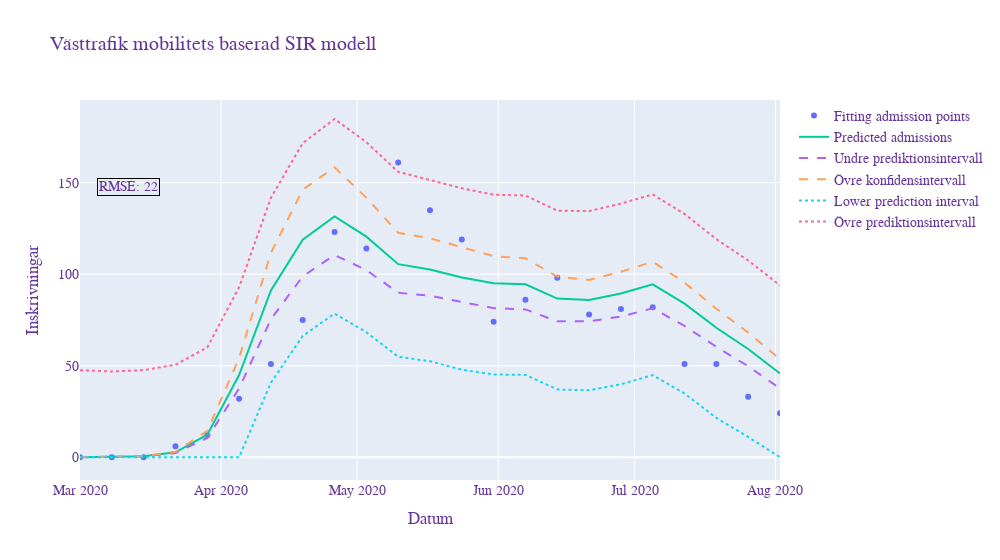

The notebook cell saved with this chart:
### Markdown cell above
Plots confidence intervals of model

### Code cell
numBetas = 100 #number of betas used for normal dist for conf. intervalls
numEpsilon = 500

##################  Confidence intervall calculation
confint = np.zeros([prediction_time,2]) #defines confidence intervall arrays


# Generates an array of betas using normal dist.
betas=np.random.multivariate_normal(popt,pcov,numBetas) 
values = np.zeros((prediction_time,numBetas))

for beta in range(len(betas)): 
  values[:,beta] = (modelfunction(t,*betas[beta]))
  
for day in range(len(t)):
  confint[day,0]=np.quantile(values[day,:],0.025)
  confint[day,1]=np.quantile(values[day,:],0.975)
  

##################  Prediction intervall calculation
#få med beta skattning i predictionsintervall, dvs generera beta och fel för varje dag 

std_residual = np.std(modelfunction(t_fittingdata,*popt)-weeklyAdmissions[:fittingPoints], ddof=2) #calcuales standard deviation of residual between model and data
predint = np.zeros([prediction_time,2])

temp = []
pred_matrix = np.zeros((prediction_time,(numBetas*numEpsilon)))
for day in range(prediction_time): #loops trough model values each day a adds the error values generated from t-dist to each prediction 
  for beta in range(len(betas)):
      temp =  np.add(modelfunction(t,*betas[beta])[day],tdist.rvs(prediction_time,0,std_residual,numEpsilon))
      pred_matrix[day,(beta*numEpsilon):(beta*numEpsilon+numEpsilon)] = temp

for day in range(prediction_time): #calculates the prediction intervals
    predint[day,0] = np.quantile(pred_matrix[day],0.025)
    predint[day,1] = np.quantile(pred_matrix[day],0.975)
    
predint = np.clip(predint,0,None) #removes all negative values from lover prediction interval

fig = go.Figure() #Creates a plot using graph objects and then adds each graph to figure
fig.add_trace(go.Scatter( #plots the fitting admission data points
                    x=pd.Series(pd.date_range("2020-03-01", freq="W", periods=fittingPoints)), 
                    y=weeklyAdmissions,
                    mode='markers',
                    name='Fitting admission points'))
fig.add_trace(go.Scatter( #plots all the available admission data points
                    x=pd.Series(pd.date_range(pd.to_datetime('2020-03-01')+timedelta(weeks=fittingPoints), freq="W", periods=prediction_time-fittingPoints)),
                    y=weeklyAdmissions[fittingPoints:],
                    mode='markers',
                    marker=dict(
                        color='red',
                    ),
                    name='Admission data'))
fig.add_trace(go.Scatter(
                    x=pd.Series(pd.date_range("2020-03-01", freq="W", periods=prediction_time)), 
                    y=modelfunction(t,*popt),
                    mode='lines',
                    name='Predicted admissions'))
fig.add_trace(go.Scatter(
                    x=pd.Series(pd.date_range("2020-03-01", freq="W", periods=prediction_time)), 
                    y=confint[:,0],
                    mode='lines',
                    name='Undre prediktionsintervall',
                    line = dict( width=2, dash='dash')))
fig.add_trace(go.Scatter(
                    x=pd.Series(pd.date_range("2020-03-01", freq="W", periods=prediction_time)), 
                    y=confint[:,1],
                    mode='lines',
                    name='Övre konfidensintervall',
                    line = dict(width=2, dash='dash')))
fig.add_trace(go.Scatter(
                    x=pd.Series(pd.date_range("2020-03-01", freq="W", periods=prediction_time)), 
                    y=predint[:,0],
                    mode='lines',
                    name='Lower prediction interval',
                    line = dict(width=2, dash='dot')))
fig.add_trace(go.Scatter(
                    x=pd.Series(pd.date_range("2020-03-01", freq="W", periods=prediction_time)), 
                    y=predint[:,1],
                    mode='lines',
                    name='Övre prediktionsintervall',
                    line = dict(width=2, dash='dot')))
fig.add_annotation(x=pd.to_datetime("2020-03-01"),y=0, 
                   text=f"RMSE: {math.floor(mean_squared_error(weeklyAdmissions,modelfunction(t,*popt), squared = False))}",
                   showarrow=False,
                   bordercolor="black",
                   xshift=48,
                   yshift=270
                  )
fig.update_layout(
                    title='Västtrafik mobilitets baserad SIR modell',
                    xaxis_title='Datum',
                    yaxis_title='Inskrivningar',
                    autosize=False,
                    width=1000,
                    xaxis_range=["2020-03-01","2020-08-02"],
                    
                    font=dict(
                      family="Courier New, monospace",
                      size=14,
                      color="RebeccaPurple"
                    )
)
fig.show()

### Figure 1 — Plotly figure (JSON) as saved in the notebook; plotly's stock layout.template omitted (floating-point values rounded to 4 significant figures)
{"data": [{"mode": "markers", "name": "Fitting admission points", "type": "scatter", "x": ["2020-03-01T00:00:00", "2020-03-08T00:00:00", "2020-03-15T00:00:00", "2020-03-22T00:00:00", "2020-03-29T00:00:00", "2020-04-05T00:00:00", "2020-04-12T00:00:00", "2020-04-19T00:00:00", "2020-04-26T00:00:00", "2020-05-03T00:00:00", "2020-05-10T00:00:00", "2020-05-17T00:00:00", "2020-05-24T00:00:00", "2020-05-31T00:00:00", "2020-06-07T00:00:00", "2020-06-14T00:00:00", "2020-06-21T00:00:00", "2020-06-28T00:00:00", "2020-07-05T00:00:00", "2020-07-12T00:00:00", "2020-07-19T00:00:00", "2020-07-26T00:00:00", "2020-08-02T00:00:00"], "y": [0, 0, 0, 6, 12, 32, 51, 75, 123, 114, 161, 135, 119, 74, 86, 98, 78, 81, 82, 51, 51, 33, 24]}, {"marker": {"color": "red"}, "mode": "markers", "name": "Admission data", "type": "scatter", "x": [], "y": []}, {"mode": "lines", "name": "Predicted admissions", "type": "scatter", "x": ["2020-03-01T00:00:00", "2020-03-08T00:00:00", "2020-03-15T00:00:00", "2020-03-22T00:00:00", "2020-03-29T00:00:00", "2020-04-05T00:00:00", "2020-04-12T00:00:00", "2020-04-19T00:00:00", "2020-04-26T00:00:00", "2020-05-03T00:00:00", "2020-05-10T00:00:00", "2020-05-17T00:00:00", "2020-05-24T00:00:00", "2020-05-31T00:00:00", "2020-06-07T00:00:00", "2020-06-14T00:00:00", "2020-06-21T00:00:00", "2020-06-28T00:00:00", "2020-07-05T00:00:00", "2020-07-12T00:00:00", "2020-07-19T00:00:00", "2020-07-26T00:00:00", "2020-08-02T00:00:00"], "y": [0.013, 0.08668, 0.5116, 2.671, 12.3, 44.93, 91.09, 118.8, 131.5, 120.5, 105.5, 102.6, 98.23, 95.08, 94.49, 86.67, 85.9, 89.43, 94.49, 83.94, 70.76, 59.12, 45.82]}, {"line": {"dash": "dash", "width": 2}, "mode": "lines", "name": "Undre prediktionsintervall", "type": "scatter", "x": ["2020-03-01T00:00:00", "2020-03-08T00:00:00", "2020-03-15T00:00:00", "2020-03-22T00:00:00", "2020-03-29T00:00:00", "2020-04-05T00:00:00", "2020-04-12T00:00:00", "2020-04-19T00:00:00", "2020-04-26T00:00:00", "2020-05-03T00:00:00", "2020-05-10T00:00:00", "2020-05-17T00:00:00", "2020-05-24T00:00:00", "2020-05-31T00:00:00", "2020-06-07T00:00:00", "2020-06-14T00:00:00", "2020-06-21T00:00:00", "2020-06-28T00:00:00", "2020-07-05T00:00:00", "2020-07-12T00:00:00", "2020-07-19T00:00:00", "2020-07-26T00:00:00", "2020-08-02T00:00:00"], "y": [0.013, 0.0831, 0.4713, 2.371, 10.55, 37.54, 75.4, 98.79, 110.5, 102.3, 89.84, 88.27, 85.07, 81.47, 80.78, 74.27, 74.33, 76.82, 81.42, 71.73, 60.34, 49.69, 37.64]}, {"line": {"dash": "dash", "width": 2}, "mode": "lines", "name": "Övre konfidensintervall", "type": "scatter", "x": ["2020-03-01T00:00:00", "2020-03-08T00:00:00", "2020-03-15T00:00:00", "2020-03-22T00:00:00", "2020-03-29T00:00:00", "2020-04-05T00:00:00", "2020-04-12T00:00:00", "2020-04-19T00:00:00", "2020-04-26T00:00:00", "2020-05-03T00:00:00", "2020-05-10T00:00:00", "2020-05-17T00:00:00", "2020-05-24T00:00:00", "2020-05-31T00:00:00", "2020-06-07T00:00:00", "2020-06-14T00:00:00", "2020-06-21T00:00:00", "2020-06-28T00:00:00", "2020-07-05T00:00:00", "2020-07-12T00:00:00", "2020-07-19T00:00:00", "2020-07-26T00:00:00", "2020-08-02T00:00:00"], "y": [0.013, 0.09039, 0.555, 3.011, 14.37, 54.13, 111.7, 146.2, 158.4, 141.8, 122.6, 119.6, 114.5, 109.8, 108.7, 98.7, 96.86, 101.3, 106.8, 95.42, 81.15, 68.14, 53.6]}, {"line": {"dash": "dot", "width": 2}, "mode": "lines", "name": "Lower prediction interval", "type": "scatter", "x": ["2020-03-01T00:00:00", "2020-03-08T00:00:00", "2020-03-15T00:00:00", "2020-03-22T00:00:00", "2020-03-29T00:00:00", "2020-04-05T00:00:00", "2020-04-12T00:00:00", "2020-04-19T00:00:00", "2020-04-26T00:00:00", "2020-05-03T00:00:00", "2020-05-10T00:00:00", "2020-05-17T00:00:00", "2020-05-24T00:00:00", "2020-05-31T00:00:00", "2020-06-07T00:00:00", "2020-06-14T00:00:00", "2020-06-21T00:00:00", "2020-06-28T00:00:00", "2020-07-05T00:00:00", "2020-07-12T00:00:00", "2020-07-19T00:00:00", "2020-07-26T00:00:00", "2020-08-02T00:00:00"], "y": [0, 0, 0, 0, 0, 0, 40.69, 66.25, 78.5, 68.3, 54.91, 52.43, 47.84, 45.21, 44.99, 37.01, 36.57, 39.89, 44.88, 34.84, 21.47, 11.08, 0]}, {"line": {"dash": "dot", "width": 2}, "mode": "lines", "name": "Övre prediktionsintervall", "type": "scatter", "x": ["2020-03-01T00:00:00", "2020-03-08T00:00:00", "2020-03-15T00:00:00", "2020-03-22T00:00:00", "2020-03-29T00:00:00", "2020-04-05T00:00:00", "2020-04-12T00:00:00", "2020-04-19T00:00:00", "2020-04-26T00:00:00", "2020-05-03T00:00:00", "2020-05-10T00:00:00", "2020-05-17T00:00:00", "2020-05-24T00:00:00", "2020-05-31T00:00:00", "2020-06-07T00:00:00", "2020-06-14T00:00:00", "2020-06-21T00:00:00", "2020-06-28T00:00:00", "2020-07-05T00:00:00", "2020-07-12T00:00:00", "2020-07-19T00:00:00", "2020-07-26T00:00:00", "2020-08-02T00:00:00"], "y": [47.54, 46.84, 47.61, 50.48, 60.01, 92.85, 141.7, 171.6, 184.8, 172.1, 155.9, 151.6, 146.9, 143.4, 143.0, 134.7, 134.5, 138.6, 143.6, 132.9, 119.1, 107.5, 93.91]}], "layout": {"annotations": [{"bordercolor": "black", "showarrow": false, "text": "RMSE: 22", "x": "2020-03-01T00:00:00", "xshift": 48, "y": 0, "yshift": 270}], "autosize": false, "font": {"color": "RebeccaPurple", "family": "Courier New, monospace", "size": 14}, "title": {"text": "Västtrafik mobilitets baserad SIR modell"}, "width": 1000, "xaxis": {"range": ["2020-03-01", "2020-08-02"], "title": {"text": "Datum"}}, "yaxis": {"title": {"text": "Inskrivningar"}}}}
